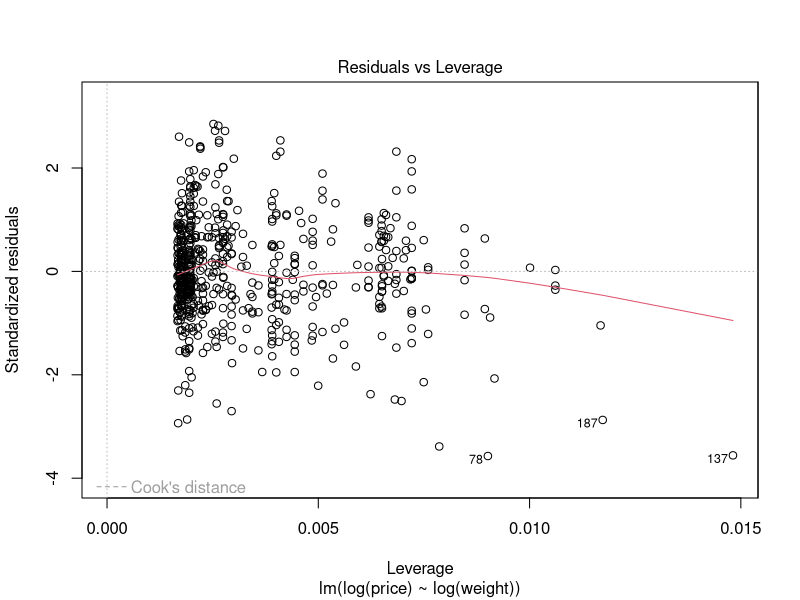
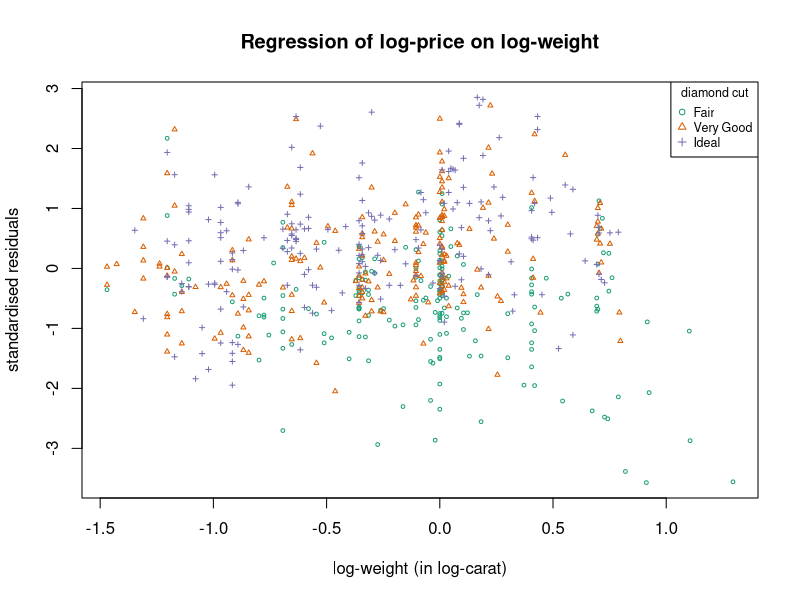

These figures' R source, in order:
## ---- chunk 1
knitr::opts_chunk$set(echo = FALSE, out.width="60%", fig.align="center", comment="", message= FALSE)
## ---- chunk 2
dia4 <- read.csv("dia4.csv")
lm.out <- lm(log(price) ~ log(weight), data=dia4)
plot(lm.out, 5)
## ---- chunk 3
require("kableExtra")
cd <- cooks.distance(lm.out)
hv <- hatvalues(lm.out)
res <- rstandard(lm.out)
idx <- sort(order(cd, decreasing = TRUE)[1:3])

df <- data.frame(obs=idx, dia4[idx,], hv=hv[idx], res=res[idx], cd=cd[idx], row.names=NULL)
colnames(df) <- c("Obs", "Price", "Weight", "Cut", "Leverage", "Std. Residual", "Cook's distance")

kable(df, caption="The most influential observations in Model 1.", digits=3) %>% kable_paper(full_width=F) 
  
## ---- chunk 4
ind <- ifelse(dia4$cut=="Fair", 1, ifelse(dia4$cut == "Very Good", 2, 3))
library(RColorBrewer)
col <-  brewer.pal(3, "Dark2")
lm.out <- lm(log(price) ~ log(weight), data=dia4)
res <- rstandard(lm.out)
plot(res ~ log(weight), data=dia4,
     col=col[ind], pch=ind, cex=0.5, 
     xlab="log-weight (in log-carat)",
     ylab="standardised residuals",
     main="Regression of log-price on log-weight")
legend("topright", legend=c("Fair", "Very Good", "Ideal"), pch=c(1,2,3), col=col, title="diamond cut", cex=0.75)
